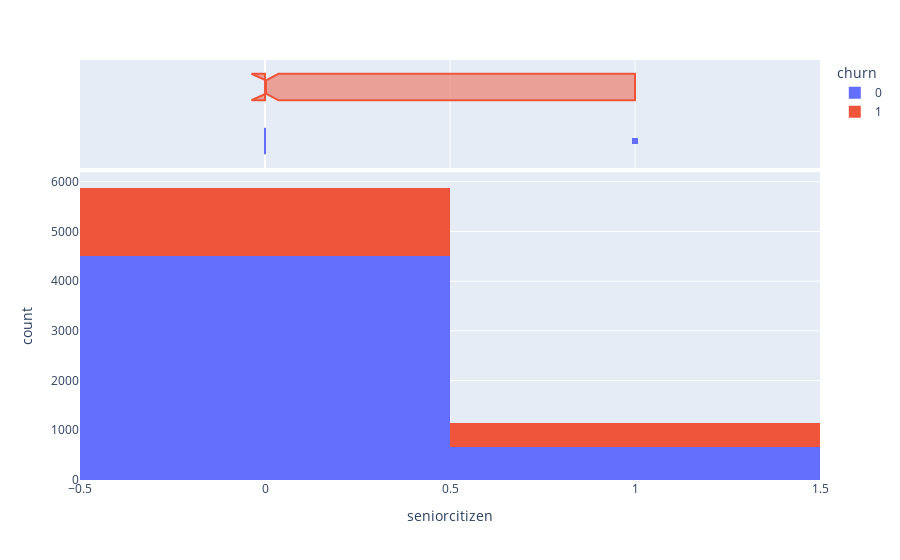
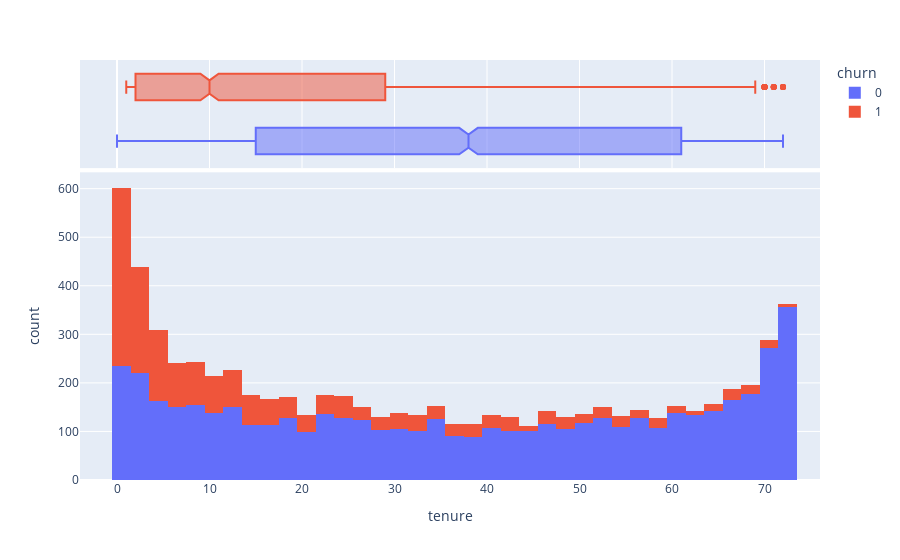
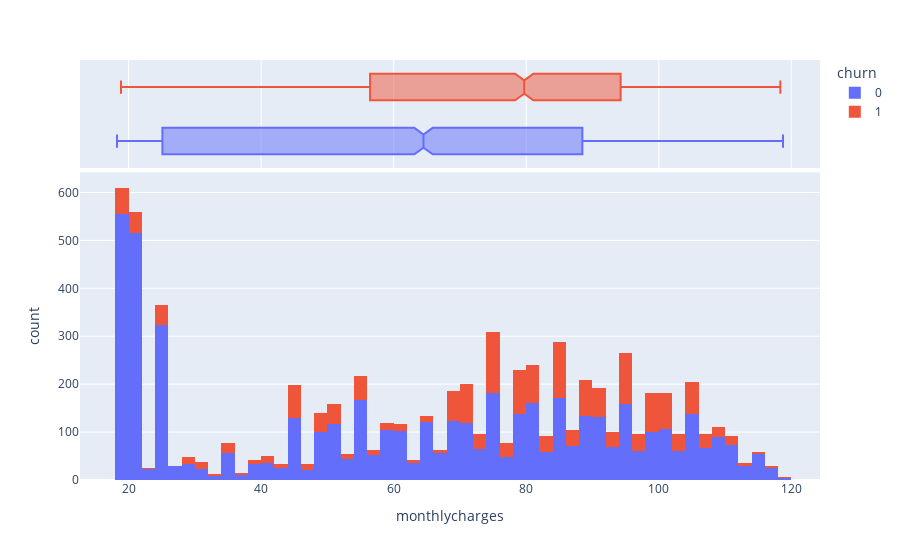
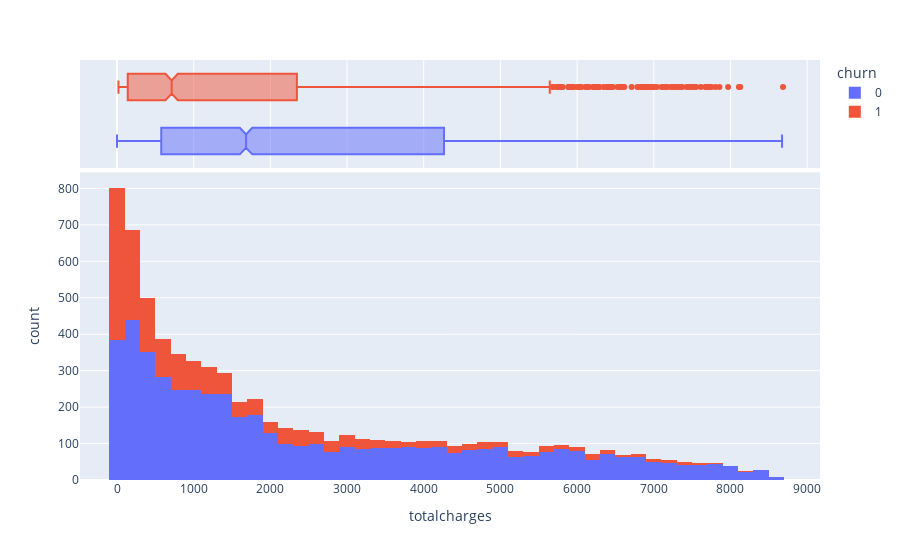

The code cell stored with these charts, in order, in its notebook:
### Code cell
#churn vs numerical values
for col in numeric:
    fig = px.histogram(df,x = col ,color = 'churn',marginal = 'box')
    fig.show()

### Figure 1 — Plotly figure (JSON) as saved in the notebook; plotly's stock layout.template omitted (floating-point values rounded to 4 significant figures; data arrays with more than 128 entries replaced by an {"elided": "..."} marker saying what was removed)
{"data": [{"alignmentgroup": "True", "bingroup": "x", "hovertemplate": "churn=0<br>seniorcitizen=%{x}<br>count=%{y}<extra></extra>", "legendgroup": "0", "marker": {"color": "#636efa", "pattern": {"shape": ""}}, "name": "0", "offsetgroup": "0", "orientation": "v", "showlegend": true, "type": "histogram", "x": {"elided": "5164 int values"}, "xaxis": "x", "yaxis": "y"}, {"alignmentgroup": "True", "hovertemplate": "churn=0<br>seniorcitizen=%{x}<extra></extra>", "legendgroup": "0", "marker": {"color": "#636efa"}, "name": "0", "notched": true, "offsetgroup": "0", "showlegend": false, "type": "box", "x": {"elided": "5164 int values"}, "xaxis": "x2", "yaxis": "y2"}, {"alignmentgroup": "True", "bingroup": "x", "hovertemplate": "churn=1<br>seniorcitizen=%{x}<br>count=%{y}<extra></extra>", "legendgroup": "1", "marker": {"color": "#EF553B", "pattern": {"shape": ""}}, "name": "1", "offsetgroup": "1", "orientation": "v", "showlegend": true, "type": "histogram", "x": {"elided": "1857 int values"}, "xaxis": "x", "yaxis": "y"}, {"alignmentgroup": "True", "hovertemplate": "churn=1<br>seniorcitizen=%{x}<extra></extra>", "legendgroup": "1", "marker": {"color": "#EF553B"}, "name": "1", "notched": true, "offsetgroup": "1", "showlegend": false, "type": "box", "x": {"elided": "1857 int values"}, "xaxis": "x2", "yaxis": "y2"}], "layout": {"barmode": "relative", "legend": {"title": {"text": "churn"}, "tracegroupgap": 0}, "margin": {"t": 60}, "xaxis": {"anchor": "y", "domain": [0, 1], "title": {"text": "seniorcitizen"}}, "xaxis2": {"anchor": "y2", "domain": [0, 1], "matches": "x", "showgrid": true, "showticklabels": false}, "yaxis": {"anchor": "x", "domain": [0, 0.7326], "title": {"text": "count"}}, "yaxis2": {"anchor": "x2", "domain": [0.7426, 1], "matches": "y2", "showgrid": false, "showline": false, "showticklabels": false, "ticks": ""}}}

### Figure 2 — Plotly figure (JSON) as saved in the notebook; plotly's stock layout.template omitted (floating-point values rounded to 4 significant figures; data arrays with more than 128 entries replaced by an {"elided": "..."} marker saying what was removed)
{"data": [{"alignmentgroup": "True", "bingroup": "x", "hovertemplate": "churn=0<br>tenure=%{x}<br>count=%{y}<extra></extra>", "legendgroup": "0", "marker": {"color": "#636efa", "pattern": {"shape": ""}}, "name": "0", "offsetgroup": "0", "orientation": "v", "showlegend": true, "type": "histogram", "x": {"elided": "5164 int values"}, "xaxis": "x", "yaxis": "y"}, {"alignmentgroup": "True", "hovertemplate": "churn=0<br>tenure=%{x}<extra></extra>", "legendgroup": "0", "marker": {"color": "#636efa"}, "name": "0", "notched": true, "offsetgroup": "0", "showlegend": false, "type": "box", "x": {"elided": "5164 int values"}, "xaxis": "x2", "yaxis": "y2"}, {"alignmentgroup": "True", "bingroup": "x", "hovertemplate": "churn=1<br>tenure=%{x}<br>count=%{y}<extra></extra>", "legendgroup": "1", "marker": {"color": "#EF553B", "pattern": {"shape": ""}}, "name": "1", "offsetgroup": "1", "orientation": "v", "showlegend": true, "type": "histogram", "x": {"elided": "1857 int values"}, "xaxis": "x", "yaxis": "y"}, {"alignmentgroup": "True", "hovertemplate": "churn=1<br>tenure=%{x}<extra></extra>", "legendgroup": "1", "marker": {"color": "#EF553B"}, "name": "1", "notched": true, "offsetgroup": "1", "showlegend": false, "type": "box", "x": {"elided": "1857 int values"}, "xaxis": "x2", "yaxis": "y2"}], "layout": {"barmode": "relative", "legend": {"title": {"text": "churn"}, "tracegroupgap": 0}, "margin": {"t": 60}, "xaxis": {"anchor": "y", "domain": [0, 1], "title": {"text": "tenure"}}, "xaxis2": {"anchor": "y2", "domain": [0, 1], "matches": "x", "showgrid": true, "showticklabels": false}, "yaxis": {"anchor": "x", "domain": [0, 0.7326], "title": {"text": "count"}}, "yaxis2": {"anchor": "x2", "domain": [0.7426, 1], "matches": "y2", "showgrid": false, "showline": false, "showticklabels": false, "ticks": ""}}}

### Figure 3 — Plotly figure (JSON) as saved in the notebook; plotly's stock layout.template omitted (floating-point values rounded to 4 significant figures; data arrays with more than 128 entries replaced by an {"elided": "..."} marker saying what was removed)
{"data": [{"alignmentgroup": "True", "bingroup": "x", "hovertemplate": "churn=0<br>monthlycharges=%{x}<br>count=%{y}<extra></extra>", "legendgroup": "0", "marker": {"color": "#636efa", "pattern": {"shape": ""}}, "name": "0", "offsetgroup": "0", "orientation": "v", "showlegend": true, "type": "histogram", "x": {"elided": "5164 float values"}, "xaxis": "x", "yaxis": "y"}, {"alignmentgroup": "True", "hovertemplate": "churn=0<br>monthlycharges=%{x}<extra></extra>", "legendgroup": "0", "marker": {"color": "#636efa"}, "name": "0", "notched": true, "offsetgroup": "0", "showlegend": false, "type": "box", "x": {"elided": "5164 float values"}, "xaxis": "x2", "yaxis": "y2"}, {"alignmentgroup": "True", "bingroup": "x", "hovertemplate": "churn=1<br>monthlycharges=%{x}<br>count=%{y}<extra></extra>", "legendgroup": "1", "marker": {"color": "#EF553B", "pattern": {"shape": ""}}, "name": "1", "offsetgroup": "1", "orientation": "v", "showlegend": true, "type": "histogram", "x": {"elided": "1857 float values"}, "xaxis": "x", "yaxis": "y"}, {"alignmentgroup": "True", "hovertemplate": "churn=1<br>monthlycharges=%{x}<extra></extra>", "legendgroup": "1", "marker": {"color": "#EF553B"}, "name": "1", "notched": true, "offsetgroup": "1", "showlegend": false, "type": "box", "x": {"elided": "1857 float values"}, "xaxis": "x2", "yaxis": "y2"}], "layout": {"barmode": "relative", "legend": {"title": {"text": "churn"}, "tracegroupgap": 0}, "margin": {"t": 60}, "xaxis": {"anchor": "y", "domain": [0, 1], "title": {"text": "monthlycharges"}}, "xaxis2": {"anchor": "y2", "domain": [0, 1], "matches": "x", "showgrid": true, "showticklabels": false}, "yaxis": {"anchor": "x", "domain": [0, 0.7326], "title": {"text": "count"}}, "yaxis2": {"anchor": "x2", "domain": [0.7426, 1], "matches": "y2", "showgrid": false, "showline": false, "showticklabels": false, "ticks": ""}}}

### Figure 4 — Plotly figure (JSON) as saved in the notebook; plotly's stock layout.template omitted (floating-point values rounded to 4 significant figures; data arrays with more than 128 entries replaced by an {"elided": "..."} marker saying what was removed)
{"data": [{"alignmentgroup": "True", "bingroup": "x", "hovertemplate": "churn=0<br>totalcharges=%{x}<br>count=%{y}<extra></extra>", "legendgroup": "0", "marker": {"color": "#636efa", "pattern": {"shape": ""}}, "name": "0", "offsetgroup": "0", "orientation": "v", "showlegend": true, "type": "histogram", "x": {"elided": "5164 float values"}, "xaxis": "x", "yaxis": "y"}, {"alignmentgroup": "True", "hovertemplate": "churn=0<br>totalcharges=%{x}<extra></extra>", "legendgroup": "0", "marker": {"color": "#636efa"}, "name": "0", "notched": true, "offsetgroup": "0", "showlegend": false, "type": "box", "x": {"elided": "5164 float values"}, "xaxis": "x2", "yaxis": "y2"}, {"alignmentgroup": "True", "bingroup": "x", "hovertemplate": "churn=1<br>totalcharges=%{x}<br>count=%{y}<extra></extra>", "legendgroup": "1", "marker": {"color": "#EF553B", "pattern": {"shape": ""}}, "name": "1", "offsetgroup": "1", "orientation": "v", "showlegend": true, "type": "histogram", "x": {"elided": "1857 float values"}, "xaxis": "x", "yaxis": "y"}, {"alignmentgroup": "True", "hovertemplate": "churn=1<br>totalcharges=%{x}<extra></extra>", "legendgroup": "1", "marker": {"color": "#EF553B"}, "name": "1", "notched": true, "offsetgroup": "1", "showlegend": false, "type": "box", "x": {"elided": "1857 float values"}, "xaxis": "x2", "yaxis": "y2"}], "layout": {"barmode": "relative", "legend": {"title": {"text": "churn"}, "tracegroupgap": 0}, "margin": {"t": 60}, "xaxis": {"anchor": "y", "domain": [0, 1], "title": {"text": "totalcharges"}}, "xaxis2": {"anchor": "y2", "domain": [0, 1], "matches": "x", "showgrid": true, "showticklabels": false}, "yaxis": {"anchor": "x", "domain": [0, 0.7326], "title": {"text": "count"}}, "yaxis2": {"anchor": "x2", "domain": [0.7426, 1], "matches": "y2", "showgrid": false, "showline": false, "showticklabels": false, "ticks": ""}}}
